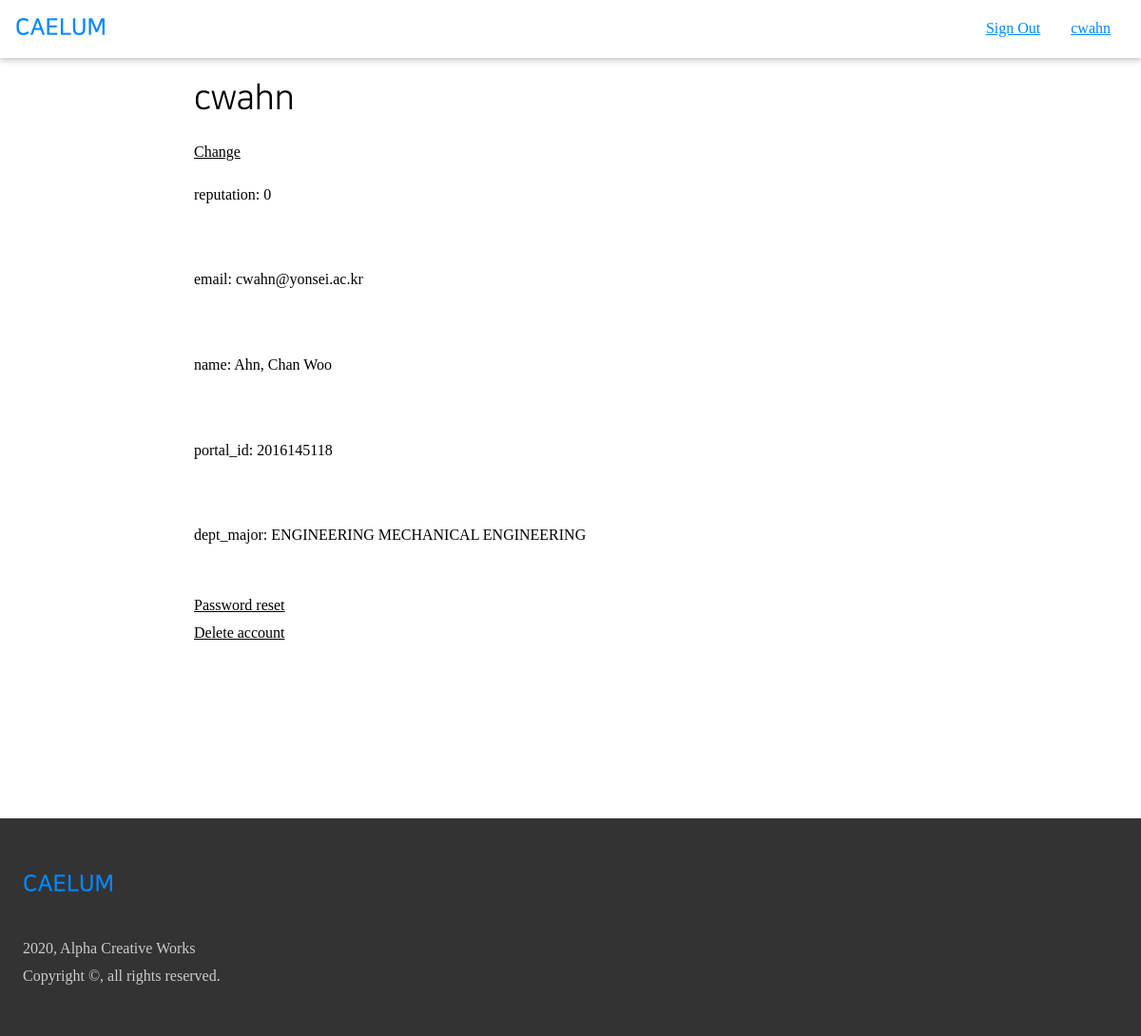
Page /accounts/account_manage (signed in) on the committed database.
### accounts/models.py (models this page shows, shortened)
class User(AbstractBaseUser):
    email = models.EmailField(
        max_length=255,
        unique=True,
    )
    portal_id = models.CharField(
        max_length=10,
        unique=True,
        null=True,
    )
    name = models.CharField(
        max_length=30,
        null=True,
    )
    dept_major = models.CharField(
        max_length=50,
        null=True,
    )
    username = models.SlugField(
        max_length=30,
        null=True,
        unique=True,
    )
    reputation = models.IntegerField(
        blank=False,
        null=False,
        default=0,
    )
    is_email_verified = models.BooleanField(default=False)
    is_active = models.BooleanField(default=True)
    is_admin = models.BooleanField(default=False)
    objects = UserManager()
    USERNAME_FIELD = 'email'
    REQUIRED_FIELD = [
    ]

### accounts/views.py (the view)
# urls.py: path('account_manage', views.account_manage, name='account_manage'),
@login_required
def account_manage(request):
    user = request.user
    context = {
        'user': user,
    }
    return render(request, 'accounts/account-manage.html', context)

### accounts/templates/accounts/account-manage.html (shortened to what this page needs)
{% extends 'air/account_widget.html' %}
{% block content %}
<div class=" acw3-min-height-100 acw3-max-width-840">
    <div class=" acw3-container">
        <h1>{{user.username}}</h1>
        <a href="{% url 'accounts:change_username' %}">Change</a> <p>reputation: {{ user.reputation }}</p>
        <br>
    </div>
    <div class=" acw3-container">
        <p>email: {{user.email}}</p><br>
        <p>name: {{user.name}}</p><br>
        <p>portal_id: {{user.portal_id}}</p><br>
        <p>dept_major: {{user.dept_major}}</p><br>
        <a href="{% url 'accounts:pw_change' %}">Password reset</a><br>
        <a href="{% url 'accounts:account_delete_confirmation' %}">Delete account</a><br>
    </div>
</div>
{% endblock %}

### air/templates/air/account_widget.html (shortened to what this page needs)
{% extends 'common/base.html' %}
{% block account %}
<a href="{% url 'accounts:sign_out' %}" class=" acw3-bar-item">
    Sign Out
</a>
<a href="{% url 'accounts:account_manage' %}" class=" acw3-bar-item">
    {{ user.username }}
</a>
{% endblock %}

### static/common/acw3_pro.css (style rules this page uses)
html { box-sizing: border-box }
*, *:before, *:after { box-sizing: inherit }
html { -ms-text-size-adjust: 100%; -webkit-text-size-adjust: 100% }
body { margin: 0 }
a { background-color: transparent }
html, body { font-family: Verdana, sans-serif; font-size: 16px; line-height: 1.5 }
html { overflow-x: hidden }
h1 { font-size: 36px }
h1, h2, h3, h4, h5, h6 { font-family: "Segoe UI", Arial, sans-serif; font-weight: 400; margin: 10px 0 }
a { color: inherit }
.acw3-bar .acw3-bar-item { padding: 8px 16px; float: left; width: auto; border: none; display: block; outline: 0 }
.acw3-container:after, .acw3-container:before, .acw3-panel:after, .acw3-panel:before, .acw3-row:after, .acw3-row:before, .acw3-row-padding:after, .acw3-row-padding:before, .acw3-cell-row:before, .acw3-cell-row:after, .acw3-clear:after, .acw3-clear:before, .acw3-bar:before, .acw3-bar:after { content: ""; display: table; clear: both }
.acw3-container, .acw3-panel { padding: 0.01em 24px }

### static/common/axw3.css (style rules this page uses)
body, html { height: 100%; line-height: 1.8; padding: 0; margin: 0; font-family: "NBG"; }
h1, h2, h3, h4, h5, h6 { font-family: "NS"; color: #000000; }
a { cursor: pointer; }
.acw3-max-width-840 { max-width: 840px; margin: auto; }
.acw3-min-height-100 { min-height: 100vh; }

### rows in the picture
User: username "cwahn", reputation "0", email "cwahn@yonsei.ac.kr", name "Ahn, Chan Woo", portal_id "2016145118", dept_major "ENGINEERING MECHANICAL ENGINEERING"
